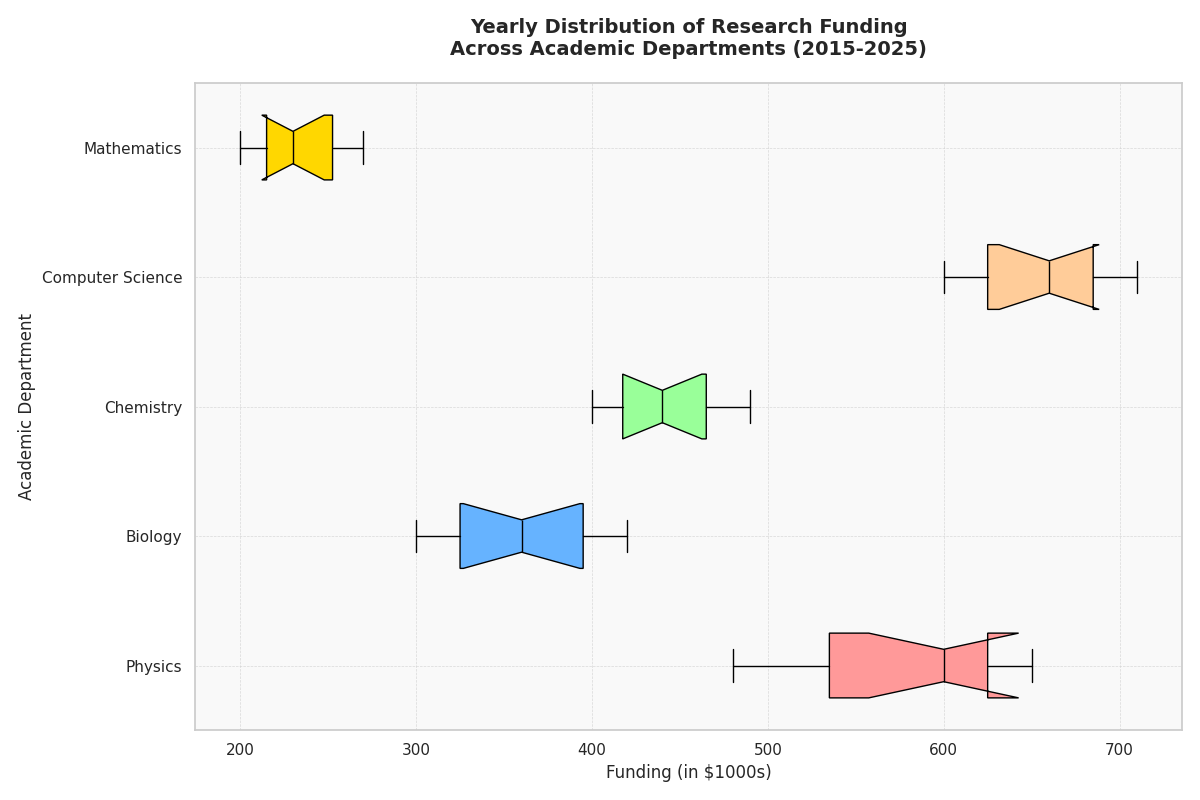

Write Python code to recreate this figure.
import matplotlib.pyplot as plt

departments = ['Physics', 'Biology', 'Chemistry', 'Computer Science', 'Mathematics']
funding_data = {
    'Physics': [500, 520, 480, 550, 570, 600, 620, 610, 640, 630, 650],
    'Biology': [300, 320, 310, 330, 340, 360, 380, 390, 400, 410, 420],
    'Chemistry': [400, 410, 415, 420, 430, 440, 450, 460, 470, 480, 490],
    'Computer Science': [600, 610, 620, 630, 640, 660, 670, 680, 690, 700, 710],
    'Mathematics': [200, 210, 205, 220, 225, 230, 240, 250, 255, 260, 270],
}

funding_list = [funding_data[dept] for dept in departments]

fig, ax = plt.subplots(figsize=(12, 8))

box = ax.boxplot(funding_list, vert=False, patch_artist=True, labels=departments, notch=True)

colors = ['#FF9999', '#66B3FF', '#99FF99', '#FFCC99', '#FFD700']
for patch, color in zip(box['boxes'], colors):
    patch.set_facecolor(color)

plt.setp(box['medians'], color='black')

ax.set_title('Yearly Distribution of Research Funding\nAcross Academic Departments (2015-2025)',
             fontsize=14, fontweight='bold', pad=20)
ax.set_xlabel('Funding (in $1000s)', fontsize=12)
ax.set_ylabel('Academic Department', fontsize=12)

ax.grid(True, linestyle='--', linewidth=0.5, alpha=0.7)
ax.set_axisbelow(True)
ax.set_facecolor('#f9f9f9')

plt.tight_layout()
plt.show()
